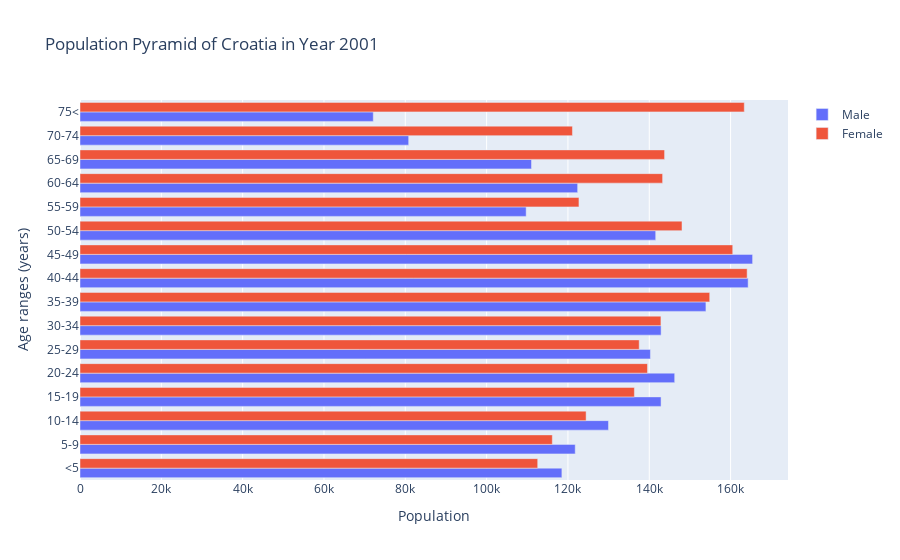

The notebook cell saved with this chart:
### Code cell
trace_male = go.Bar(x=df_male_anno.values[1:], y=df_male_anno.index[1:],
                    orientation="h", name="Male")

trace_female = go.Bar(x=df_fem_anno.values[1:], y=df_fem_anno.index[1:],
                      orientation="h", name="Female")

layout = go.Layout(title=f"Population Pyramid of {country} in Year {year}", 
                   xaxis=dict(title="Population"),
                   yaxis=dict(title="Age ranges (years)"),
                   barmode="group")

fig = go.Figure(data=[trace_male, trace_female], layout=layout)
fig.show()

### Figure 1 — Plotly figure (JSON) as saved in the notebook; plotly's stock layout.template omitted (floating-point values rounded to 4 significant figures)
{"data": [{"name": "Male", "orientation": "h", "type": "bar", "x": [118513, 121795, 129972, 142902, 146256, 140288, 142916, 153938, 164319, 165416, 141586, 109726, 122390, 111035, 80833, 72129], "y": ["<5", "5-9", "10-14", "15-19", "20-24", "25-29", "30-34", "35-39", "40-44", "45-49", "50-54", "55-59", "60-64", "65-69", "70-74", "75<"]}, {"name": "Female", "orientation": "h", "type": "bar", "x": [112567, 116157, 124471, 136343, 139561, 137525, 142872, 154870, 164073, 160531, 148056, 122710, 143283, 143770, 121109, 163369], "y": ["<5", "5-9", "10-14", "15-19", "20-24", "25-29", "30-34", "35-39", "40-44", "45-49", "50-54", "55-59", "60-64", "65-69", "70-74", "75<"]}], "layout": {"barmode": "group", "title": {"text": "Population Pyramid of Croatia in Year 2001"}, "xaxis": {"title": {"text": "Population"}}, "yaxis": {"title": {"text": "Age ranges (years)"}}}}
